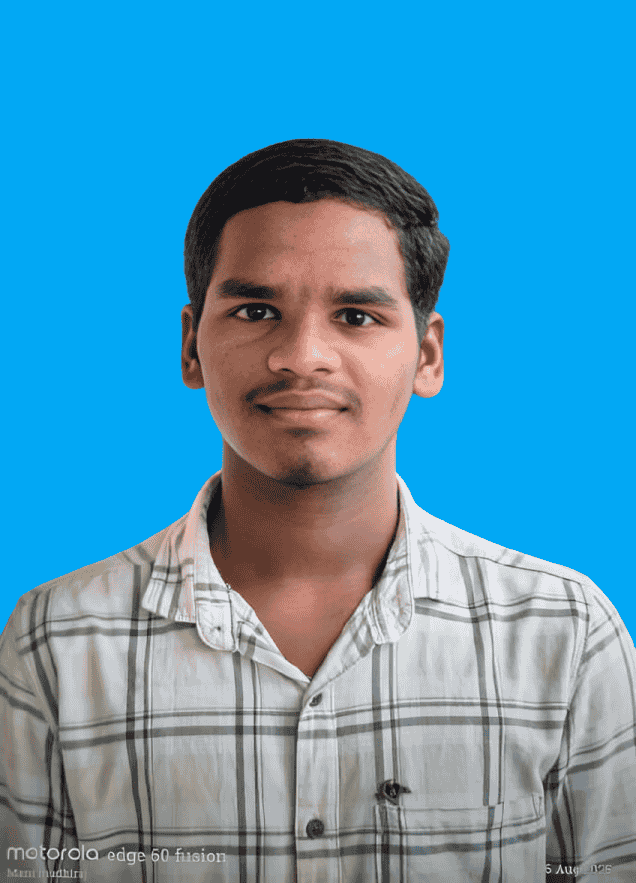
#> input picture CodeSoft_FACE DETECTION/known_faces/Mani/25EU04R0147.png, 636 x 883 px; its folder holds only this picture in this run
$ python train_model.py
#> lines starting #> are read from the running program, lines starting #| are printed output that depends on the picture
import cv2
import os
import numpy as np

# Paths
BASE_DIR = os.path.dirname(os.path.abspath(__file__))

DATASET_PATH = os.path.join(BASE_DIR, "known_faces")
MODEL_PATH = os.path.join(BASE_DIR, "face_model.yml")
CASCADE_PATH = os.path.join(
    BASE_DIR,
    "haarcascade_frontalface_default.xml"
)

# Load Haar cascade
face_cascade = cv2.CascadeClassifier(CASCADE_PATH)

if face_cascade.empty():
    print("ERROR: Haar cascade file not found!")
    print("Expected location:", CASCADE_PATH)
    exit()

# Create LBPH recognizer
recognizer = cv2.face.LBPHFaceRecognizer_create()

faces = []
labels = []
label_names = {}

current_label = 0

# Read training dataset
for person_name in os.listdir(DATASET_PATH):

    person_path = os.path.join(DATASET_PATH, person_name)

    if not os.path.isdir(person_path):
        continue

    label_names[current_label] = person_name

    print(f"Processing: {person_name}")

    for image_name in os.listdir(person_path):

        image_path = os.path.join(person_path, image_name)

        image = cv2.imread(image_path)
#> image is the input picture: shape (883, 636, 3); mean B, G, R 184.8, 151.5, 80.1

        if image is None:
            print(f"Could not read: {image_name}")
            continue

        gray = cv2.cvtColor(image, cv2.COLOR_BGR2GRAY)
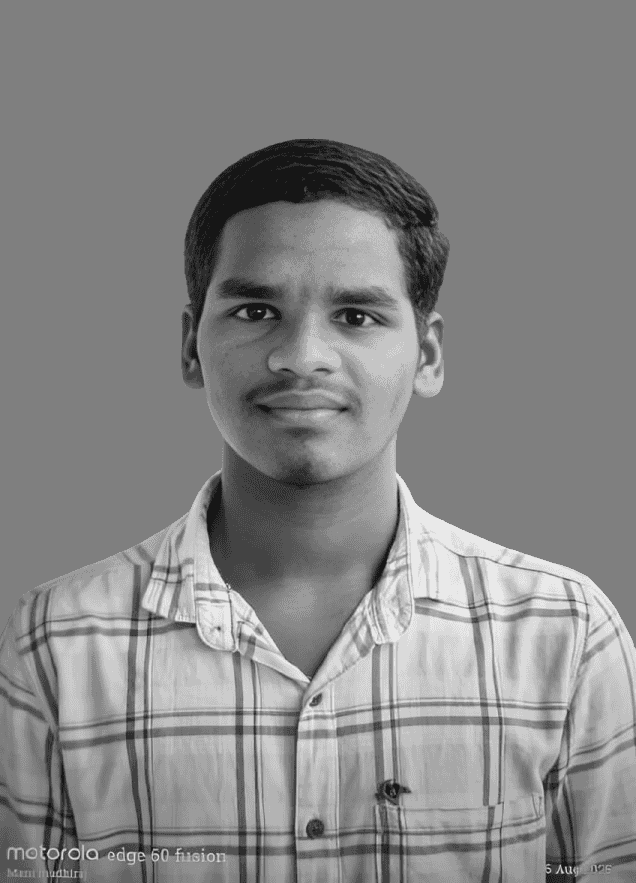
#> gray: shape (883, 636); min 22, max 233, mean 134

        detected_faces = face_cascade.detectMultiScale(
            gray,
            scaleFactor=1.1,
            minNeighbors=5,
            minSize=(60, 60)
        )
#> detected_faces = [[177, 213, 264, 264]]

        for (x, y, w, h) in detected_faces:

            face = gray[y:y+h, x:x+w]

            faces.append(face)
            labels.append(current_label)
#> this loop made 1 pass
#> pass 1, `face = gray[y:y+h, x:x+w]`:
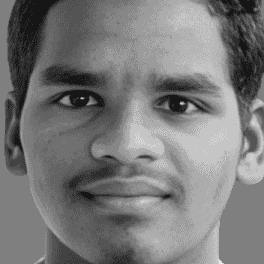
#> face: shape (264, 264); min 22, max 233, mean 120.8
#> after the loop, faces = 1 item; labels = [0]

    current_label += 1

# Check whether faces were found
if len(faces) == 0:
    print("ERROR: No faces found in training images.")
    exit()

print(f"Found {len(faces)} face samples.")
#| Found 1 face samples.

# Train model
print("Training face recognition model...")

recognizer.train(
    faces,
    np.array(labels)
)

# Save model
recognizer.write(MODEL_PATH)

# Save labels
LABELS_PATH = os.path.join(BASE_DIR, "labels.txt")

with open(LABELS_PATH, "w") as file:
    for label, name in label_names.items():
        file.write(f"{label},{name}\n")

print()
print("Training completed successfully!")
print("Model saved as:", MODEL_PATH)
print("Labels saved as:", LABELS_PATH)

$ run again, on CodeSoft_FACE DETECTION/known_faces/Mani/IMG_20251019_171208862_HDR_PORTRAIT~2.jpg
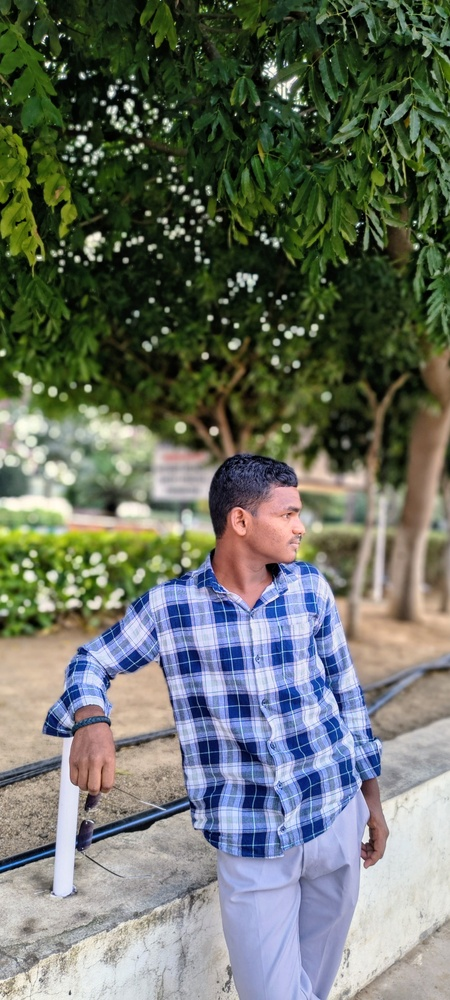
#> input picture CodeSoft_FACE DETECTION/known_faces/Mani/IMG_20251019_171208862_HDR_PORTRAIT~2.jpg, 450 x 1000 px, shrunk from 1842 x 4096 before the run
#> image is the input picture: shape (1000, 450, 3); mean B, G, R 101.9, 112.6, 106.1
#> `gray = cv2.cvtColor(image, cv2.COLOR_BGR2GRAY)`:
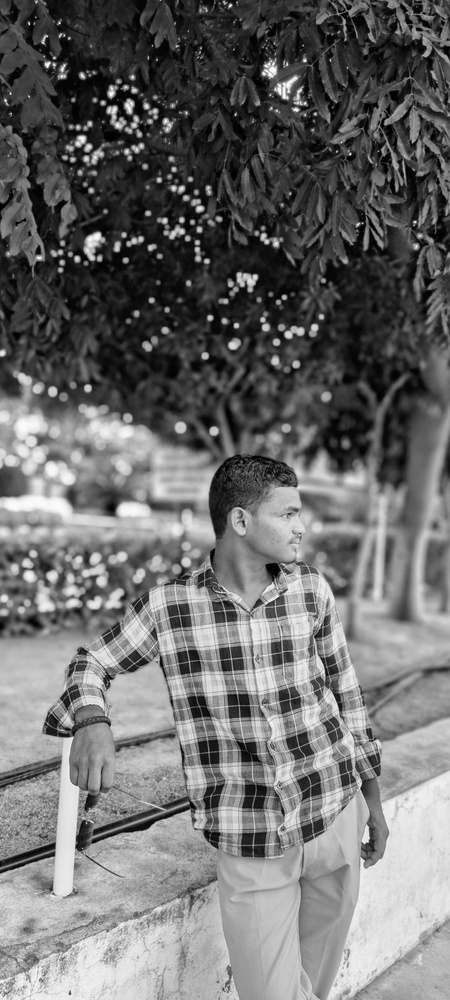
#> gray: shape (1000, 450); min 0, max 254, mean 109.4
#> detected_faces = [[217, 861, 84, 84]]
#> the loop `for (x, y, w, h) in detected_faces: ` made 1 pass
#> pass 1, `face = gray[y:y+h, x:x+w]`:
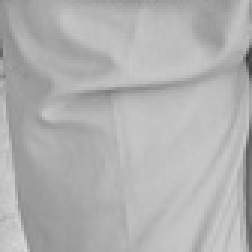
#> face: shape (84, 84) (shown 3 times larger); min 57, max 218, mean 177.1
#> after the loop `for (x, y, w, h) in detected_faces:`: faces = 1 item; labels = [0]
#| Found 1 face samples.

$ run again, on CodeSoft_FACE DETECTION/known_faces/Mani/IMG_20251207_110013055_HDR.jpg
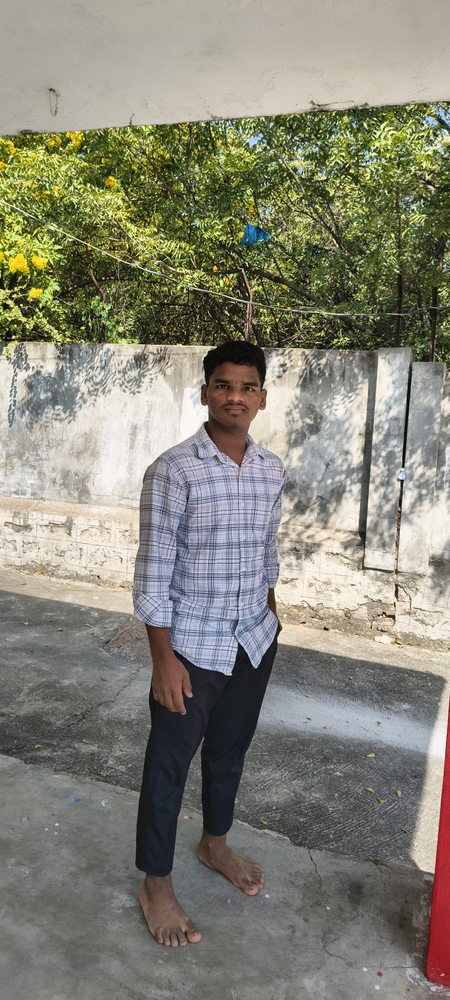
#> input picture CodeSoft_FACE DETECTION/known_faces/Mani/IMG_20251207_110013055_HDR.jpg, 450 x 1000 px, shrunk from 1842 x 4096 before the run
#> image is the input picture: shape (1000, 450, 3); mean B, G, R 118.8, 132.9, 134.2
#> `gray = cv2.cvtColor(image, cv2.COLOR_BGR2GRAY)`:
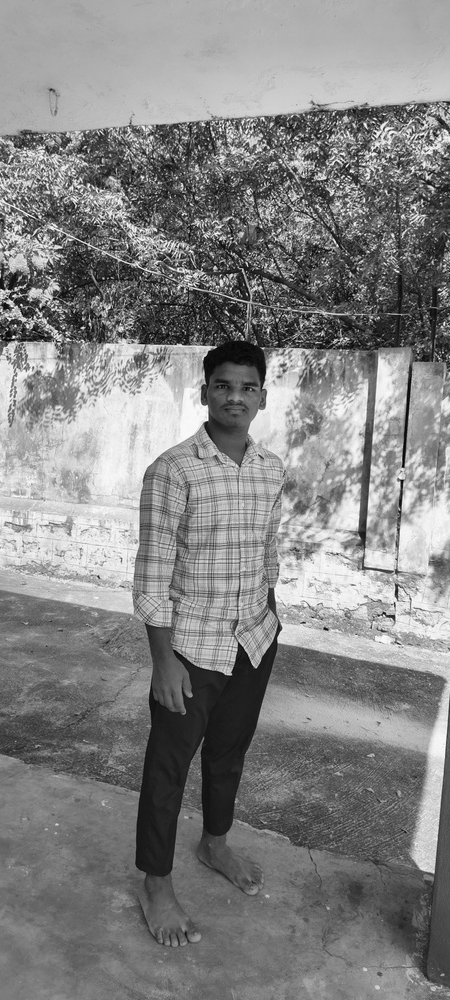
#> gray: shape (1000, 450); min 1, max 254, mean 131.7
#> detected_faces = [[202, 361, 66, 66]]
#> the loop `for (x, y, w, h) in detected_faces: ` made 1 pass
#> pass 1, `face = gray[y:y+h, x:x+w]`:
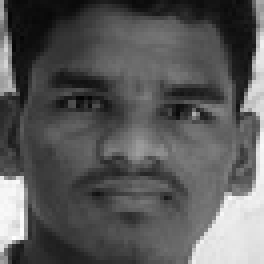
#> face: shape (66, 66) (shown 4 times larger); min 4, max 254, mean 89.1
#> after the loop `for (x, y, w, h) in detected_faces:`: faces = 1 item; labels = [0]
#| Found 1 face samples.
